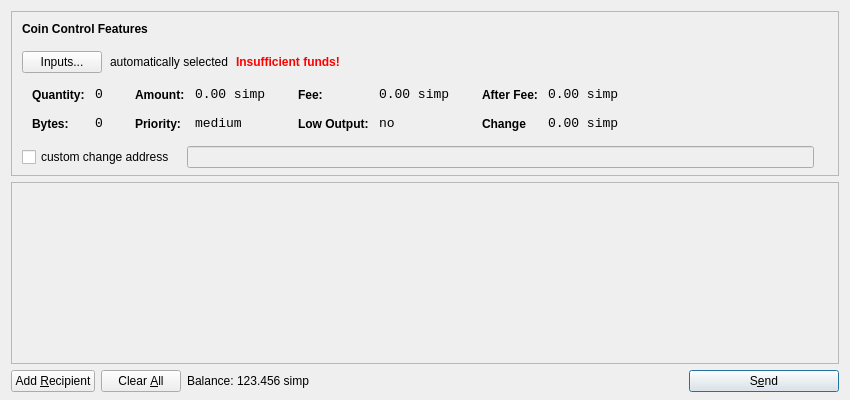
<?xml version="1.0" encoding="UTF-8"?>
<ui version="4.0">
 <class>SendCoinsDialog</class>
 <widget class="QDialog" name="SendCoinsDialog">
  <property name="geometry">
   <rect>
    <x>0</x>
    <y>0</y>
    <width>850</width>
    <height>400</height>
   </rect>
  </property>
  <property name="windowTitle">
   <string>Send Coins</string>
  </property>
  <layout class="QVBoxLayout" name="verticalLayout" stretch="0,1,0">
   <property name="bottomMargin">
    <number>8</number>
   </property>
   <item>
    <widget class="QFrame" name="frameCoinControl">
     <property name="sizePolicy">
      <sizepolicy hsizetype="Expanding" vsizetype="Expanding">
       <horstretch>0</horstretch>
       <verstretch>0</verstretch>
      </sizepolicy>
     </property>
     <property name="maximumSize">
      <size>
       <width>16777215</width>
       <height>16777215</height>
      </size>
     </property>
     <property name="frameShape">
      <enum>QFrame::StyledPanel</enum>
     </property>
     <property name="frameShadow">
      <enum>QFrame::Sunken</enum>
     </property>
     <layout class="QVBoxLayout" name="verticalLayoutCoinControl2">
      <property name="spacing">
       <number>6</number>
      </property>
      <property name="leftMargin">
       <number>0</number>
      </property>
      <property name="topMargin">
       <number>0</number>
      </property>
      <property name="rightMargin">
       <number>0</number>
      </property>
      <property name="bottomMargin">
       <number>6</number>
      </property>
      <item>
       <layout class="QVBoxLayout" name="verticalLayoutCoinControl" stretch="0,0,0,0,1">
        <property name="spacing">
         <number>0</number>
        </property>
        <property name="leftMargin">
         <number>10</number>
        </property>
        <property name="topMargin">
         <number>10</number>
        </property>
        <item>
         <layout class="QHBoxLayout" name="horizontalLayoutCoinControl1">
          <property name="bottomMargin">
           <number>15</number>
          </property>
          <item>
           <widget class="QLabel" name="labelCoinControlFeatures">
            <property name="sizePolicy">
             <sizepolicy hsizetype="Preferred" vsizetype="Maximum">
              <horstretch>0</horstretch>
              <verstretch>0</verstretch>
             </sizepolicy>
            </property>
            <property name="font">
             <font>
              <weight>75</weight>
              <bold>true</bold>
             </font>
            </property>
            <property name="styleSheet">
             <string notr="true">font-weight:bold;</string>
            </property>
            <property name="text">
             <string>Coin Control Features</string>
            </property>
           </widget>
          </item>
         </layout>
        </item>
        <item>
         <layout class="QHBoxLayout" name="horizontalLayoutCoinControl2" stretch="0,0,0,0">
          <property name="spacing">
           <number>8</number>
          </property>
          <property name="bottomMargin">
           <number>10</number>
          </property>
          <item>
           <widget class="QPushButton" name="pushButtonCoinControl">
            <property name="styleSheet">
             <string notr="true"/>
            </property>
            <property name="text">
             <string>Inputs...</string>
            </property>
           </widget>
          </item>
          <item>
           <widget class="QLabel" name="labelCoinControlAutomaticallySelected">
            <property name="text">
             <string>automatically selected</string>
            </property>
            <property name="margin">
             <number>5</number>
            </property>
           </widget>
          </item>
          <item>
           <widget class="QLabel" name="labelCoinControlInsuffFunds">
            <property name="font">
             <font>
              <weight>75</weight>
              <bold>true</bold>
             </font>
            </property>
            <property name="styleSheet">
             <string notr="true">color:red;font-weight:bold;</string>
            </property>
            <property name="text">
             <string>Insufficient funds!</string>
            </property>
            <property name="margin">
             <number>5</number>
            </property>
           </widget>
          </item>
          <item>
           <spacer name="horizontalSpacerCoinControl">
            <property name="orientation">
             <enum>Qt::Horizontal</enum>
            </property>
            <property name="sizeHint" stdset="0">
             <size>
              <width>40</width>
              <height>1</height>
             </size>
            </property>
           </spacer>
          </item>
         </layout>
        </item>
        <item>
         <widget class="QWidget" name="widgetCoinControl" native="true">
          <property name="sizePolicy">
           <sizepolicy hsizetype="Preferred" vsizetype="Preferred">
            <horstretch>0</horstretch>
            <verstretch>0</verstretch>
           </sizepolicy>
          </property>
          <property name="minimumSize">
           <size>
            <width>0</width>
            <height>0</height>
           </size>
          </property>
          <property name="styleSheet">
           <string notr="true"/>
          </property>
          <layout class="QHBoxLayout" name="horizontalLayoutCoinControl5">
           <property name="leftMargin">
            <number>0</number>
           </property>
           <property name="topMargin">
            <number>0</number>
           </property>
           <property name="rightMargin">
            <number>0</number>
           </property>
           <property name="bottomMargin">
            <number>0</number>
           </property>
           <item>
            <layout class="QHBoxLayout" name="horizontalLayoutCoinControl3" stretch="0,0,0,1">
             <property name="spacing">
              <number>20</number>
             </property>
             <property name="topMargin">
              <number>0</number>
             </property>
             <property name="bottomMargin">
              <number>10</number>
             </property>
             <item>
              <layout class="QFormLayout" name="formLayoutCoinControl1">
               <property name="horizontalSpacing">
                <number>10</number>
               </property>
               <property name="verticalSpacing">
                <number>14</number>
               </property>
               <property name="leftMargin">
                <number>10</number>
               </property>
               <property name="topMargin">
                <number>4</number>
               </property>
               <property name="rightMargin">
                <number>6</number>
               </property>
               <item row="0" column="0">
                <widget class="QLabel" name="labelCoinControlQuantityText">
                 <property name="styleSheet">
                  <string notr="true">font-weight:bold;</string>
                 </property>
                 <property name="text">
                  <string>Quantity:</string>
                 </property>
                 <property name="margin">
                  <number>0</number>
                 </property>
                </widget>
               </item>
               <item row="0" column="1">
                <widget class="QLabel" name="labelCoinControlQuantity">
                 <property name="font">
                  <font>
                   <family>Monospace</family>
                   <pointsize>10</pointsize>
                  </font>
                 </property>
                 <property name="cursor">
                  <cursorShape>IBeamCursor</cursorShape>
                 </property>
                 <property name="contextMenuPolicy">
                  <enum>Qt::ActionsContextMenu</enum>
                 </property>
                 <property name="text">
                  <string>0</string>
                 </property>
                 <property name="margin">
                  <number>0</number>
                 </property>
                 <property name="textInteractionFlags">
                  <set>Qt::LinksAccessibleByMouse|Qt::TextSelectableByKeyboard|Qt::TextSelectableByMouse</set>
                 </property>
                </widget>
               </item>
               <item row="1" column="0">
                <widget class="QLabel" name="labelCoinControlBytesText">
                 <property name="styleSheet">
                  <string notr="true">font-weight:bold;</string>
                 </property>
                 <property name="text">
                  <string>Bytes:</string>
                 </property>
                </widget>
               </item>
               <item row="1" column="1">
                <widget class="QLabel" name="labelCoinControlBytes">
                 <property name="font">
                  <font>
                   <family>Monospace</family>
                   <pointsize>10</pointsize>
                  </font>
                 </property>
                 <property name="cursor">
                  <cursorShape>IBeamCursor</cursorShape>
                 </property>
                 <property name="contextMenuPolicy">
                  <enum>Qt::ActionsContextMenu</enum>
                 </property>
                 <property name="text">
                  <string>0</string>
                 </property>
                 <property name="textInteractionFlags">
                  <set>Qt::LinksAccessibleByMouse|Qt::TextSelectableByKeyboard|Qt::TextSelectableByMouse</set>
                 </property>
                </widget>
               </item>
              </layout>
             </item>
             <item>
              <layout class="QFormLayout" name="formLayoutCoinControl2">
               <property name="horizontalSpacing">
                <number>10</number>
               </property>
               <property name="verticalSpacing">
                <number>14</number>
               </property>
               <property name="leftMargin">
                <number>6</number>
               </property>
               <property name="topMargin">
                <number>4</number>
               </property>
               <property name="rightMargin">
                <number>6</number>
               </property>
               <item row="0" column="0">
                <widget class="QLabel" name="labelCoinControlAmountText">
                 <property name="styleSheet">
                  <string notr="true">font-weight:bold;</string>
                 </property>
                 <property name="text">
                  <string>Amount:</string>
                 </property>
                 <property name="margin">
                  <number>0</number>
                 </property>
                </widget>
               </item>
               <item row="0" column="1">
                <widget class="QLabel" name="labelCoinControlAmount">
                 <property name="font">
                  <font>
                   <family>Monospace</family>
                   <pointsize>10</pointsize>
                  </font>
                 </property>
                 <property name="cursor">
                  <cursorShape>IBeamCursor</cursorShape>
                 </property>
                 <property name="contextMenuPolicy">
                  <enum>Qt::ActionsContextMenu</enum>
                 </property>
                 <property name="text">
                  <string>0.00 simp</string>
                 </property>
                 <property name="textInteractionFlags">
                  <set>Qt::LinksAccessibleByMouse|Qt::TextSelectableByKeyboard|Qt::TextSelectableByMouse</set>
                 </property>
                </widget>
               </item>
               <item row="1" column="0">
                <widget class="QLabel" name="labelCoinControlPriorityText">
                 <property name="styleSheet">
                  <string notr="true">font-weight:bold;</string>
                 </property>
                 <property name="text">
                  <string>Priority:</string>
                 </property>
                </widget>
               </item>
               <item row="1" column="1">
                <widget class="QLabel" name="labelCoinControlPriority">
                 <property name="font">
                  <font>
                   <family>Monospace</family>
                   <pointsize>10</pointsize>
                  </font>
                 </property>
                 <property name="cursor">
                  <cursorShape>IBeamCursor</cursorShape>
                 </property>
                 <property name="contextMenuPolicy">
                  <enum>Qt::ActionsContextMenu</enum>
                 </property>
                 <property name="text">
                  <string>medium</string>
                 </property>
                 <property name="textInteractionFlags">
                  <set>Qt::LinksAccessibleByMouse|Qt::TextSelectableByKeyboard|Qt::TextSelectableByMouse</set>
                 </property>
                </widget>
               </item>
              </layout>
             </item>
             <item>
              <layout class="QFormLayout" name="formLayoutCoinControl3">
               <property name="horizontalSpacing">
                <number>10</number>
               </property>
               <property name="verticalSpacing">
                <number>14</number>
               </property>
               <property name="leftMargin">
                <number>6</number>
               </property>
               <property name="topMargin">
                <number>4</number>
               </property>
               <property name="rightMargin">
                <number>6</number>
               </property>
               <item row="0" column="0">
                <widget class="QLabel" name="labelCoinControlFeeText">
                 <property name="styleSheet">
                  <string notr="true">font-weight:bold;</string>
                 </property>
                 <property name="text">
                  <string>Fee:</string>
                 </property>
                 <property name="margin">
                  <number>0</number>
                 </property>
                </widget>
               </item>
               <item row="0" column="1">
                <widget class="QLabel" name="labelCoinControlFee">
                 <property name="font">
                  <font>
                   <family>Monospace</family>
                   <pointsize>10</pointsize>
                  </font>
                 </property>
                 <property name="cursor">
                  <cursorShape>IBeamCursor</cursorShape>
                 </property>
                 <property name="contextMenuPolicy">
                  <enum>Qt::ActionsContextMenu</enum>
                 </property>
                 <property name="text">
                  <string>0.00 simp</string>
                 </property>
                 <property name="textInteractionFlags">
                  <set>Qt::LinksAccessibleByMouse|Qt::TextSelectableByKeyboard|Qt::TextSelectableByMouse</set>
                 </property>
                </widget>
               </item>
               <item row="1" column="0">
                <widget class="QLabel" name="labelCoinControlLowOutputText">
                 <property name="styleSheet">
                  <string notr="true">font-weight:bold;</string>
                 </property>
                 <property name="text">
                  <string>Low Output:</string>
                 </property>
                </widget>
               </item>
               <item row="1" column="1">
                <widget class="QLabel" name="labelCoinControlLowOutput">
                 <property name="font">
                  <font>
                   <family>Monospace</family>
                   <pointsize>10</pointsize>
                  </font>
                 </property>
                 <property name="cursor">
                  <cursorShape>IBeamCursor</cursorShape>
                 </property>
                 <property name="contextMenuPolicy">
                  <enum>Qt::ActionsContextMenu</enum>
                 </property>
                 <property name="text">
                  <string>no</string>
                 </property>
                 <property name="textInteractionFlags">
                  <set>Qt::LinksAccessibleByMouse|Qt::TextSelectableByKeyboard|Qt::TextSelectableByMouse</set>
                 </property>
                </widget>
               </item>
              </layout>
             </item>
             <item>
              <layout class="QFormLayout" name="formLayoutCoinControl4">
               <property name="horizontalSpacing">
                <number>10</number>
               </property>
               <property name="verticalSpacing">
                <number>14</number>
               </property>
               <property name="leftMargin">
                <number>6</number>
               </property>
               <property name="topMargin">
                <number>4</number>
               </property>
               <property name="rightMargin">
                <number>6</number>
               </property>
               <item row="0" column="0">
                <widget class="QLabel" name="labelCoinControlAfterFeeText">
                 <property name="styleSheet">
                  <string notr="true">font-weight:bold;</string>
                 </property>
                 <property name="text">
                  <string>After Fee:</string>
                 </property>
                 <property name="margin">
                  <number>0</number>
                 </property>
                </widget>
               </item>
               <item row="0" column="1">
                <widget class="QLabel" name="labelCoinControlAfterFee">
                 <property name="font">
                  <font>
                   <family>Monospace</family>
                   <pointsize>10</pointsize>
                  </font>
                 </property>
                 <property name="cursor">
                  <cursorShape>IBeamCursor</cursorShape>
                 </property>
                 <property name="contextMenuPolicy">
                  <enum>Qt::ActionsContextMenu</enum>
                 </property>
                 <property name="text">
                  <string>0.00 simp</string>
                 </property>
                 <property name="textInteractionFlags">
                  <set>Qt::LinksAccessibleByMouse|Qt::TextSelectableByKeyboard|Qt::TextSelectableByMouse</set>
                 </property>
                </widget>
               </item>
               <item row="1" column="0">
                <widget class="QLabel" name="labelCoinControlChangeText">
                 <property name="styleSheet">
                  <string notr="true">font-weight:bold;</string>
                 </property>
                 <property name="text">
                  <string>Change</string>
                 </property>
                </widget>
               </item>
               <item row="1" column="1">
                <widget class="QLabel" name="labelCoinControlChange">
                 <property name="font">
                  <font>
                   <family>Monospace</family>
                   <pointsize>10</pointsize>
                  </font>
                 </property>
                 <property name="cursor">
                  <cursorShape>IBeamCursor</cursorShape>
                 </property>
                 <property name="contextMenuPolicy">
                  <enum>Qt::ActionsContextMenu</enum>
                 </property>
                 <property name="text">
                  <string>0.00 simp</string>
                 </property>
                 <property name="textInteractionFlags">
                  <set>Qt::LinksAccessibleByMouse|Qt::TextSelectableByKeyboard|Qt::TextSelectableByMouse</set>
                 </property>
                </widget>
               </item>
              </layout>
             </item>
            </layout>
           </item>
          </layout>
         </widget>
        </item>
        <item>
         <layout class="QHBoxLayout" name="horizontalLayoutCoinControl4" stretch="0,0,0">
          <property name="spacing">
           <number>12</number>
          </property>
          <property name="sizeConstraint">
           <enum>QLayout::SetDefaultConstraint</enum>
          </property>
          <property name="topMargin">
           <number>5</number>
          </property>
          <property name="rightMargin">
           <number>5</number>
          </property>
          <item>
           <widget class="QCheckBox" name="checkBoxCoinControlChange">
            <property name="text">
             <string>custom change address</string>
            </property>
           </widget>
          </item>
          <item>
           <widget class="QLineEdit" name="lineEditCoinControlChange">
            <property name="enabled">
             <bool>false</bool>
            </property>
            <property name="sizePolicy">
             <sizepolicy hsizetype="Expanding" vsizetype="Fixed">
              <horstretch>0</horstretch>
              <verstretch>0</verstretch>
             </sizepolicy>
            </property>
           </widget>
          </item>
          <item>
           <widget class="QLabel" name="labelCoinControlChangeLabel">
            <property name="sizePolicy">
             <sizepolicy hsizetype="Preferred" vsizetype="Expanding">
              <horstretch>0</horstretch>
              <verstretch>0</verstretch>
             </sizepolicy>
            </property>
            <property name="minimumSize">
             <size>
              <width>0</width>
              <height>0</height>
             </size>
            </property>
            <property name="text">
             <string/>
            </property>
            <property name="margin">
             <number>3</number>
            </property>
           </widget>
          </item>
         </layout>
        </item>
        <item>
         <spacer name="verticalSpacerCoinControl">
          <property name="orientation">
           <enum>Qt::Vertical</enum>
          </property>
          <property name="sizeHint" stdset="0">
           <size>
            <width>800</width>
            <height>1</height>
           </size>
          </property>
         </spacer>
        </item>
       </layout>
      </item>
     </layout>
    </widget>
   </item>
   <item>
    <widget class="QScrollArea" name="scrollArea">
     <property name="widgetResizable">
      <bool>true</bool>
     </property>
     <widget class="QWidget" name="scrollAreaWidgetContents">
      <property name="geometry">
       <rect>
        <x>0</x>
        <y>0</y>
        <width>828</width>
        <height>162</height>
       </rect>
      </property>
      <layout class="QVBoxLayout" name="verticalLayout_2">
       <property name="leftMargin">
        <number>0</number>
       </property>
       <property name="topMargin">
        <number>0</number>
       </property>
       <property name="rightMargin">
        <number>0</number>
       </property>
       <property name="bottomMargin">
        <number>0</number>
       </property>
       <item>
        <layout class="QVBoxLayout" name="entries">
         <property name="spacing">
          <number>6</number>
         </property>
        </layout>
       </item>
       <item>
        <spacer name="verticalSpacer">
         <property name="orientation">
          <enum>Qt::Vertical</enum>
         </property>
         <property name="sizeHint" stdset="0">
          <size>
           <width>20</width>
           <height>40</height>
          </size>
         </property>
        </spacer>
       </item>
      </layout>
     </widget>
    </widget>
   </item>
   <item>
    <layout class="QHBoxLayout" name="horizontalLayout">
     <item>
      <widget class="QPushButton" name="addButton">
       <property name="toolTip">
        <string>Send to multiple recipients at once</string>
       </property>
       <property name="text">
        <string>Add &amp;Recipient</string>
       </property>
       <property name="icon">
        <iconset resource="../bitcoin.qrc">
         <normaloff>:/icons/add</normaloff>:/icons/add</iconset>
       </property>
       <property name="autoDefault">
        <bool>false</bool>
       </property>
      </widget>
     </item>
     <item>
      <widget class="QPushButton" name="clearButton">
       <property name="sizePolicy">
        <sizepolicy hsizetype="Minimum" vsizetype="Fixed">
         <horstretch>0</horstretch>
         <verstretch>0</verstretch>
        </sizepolicy>
       </property>
       <property name="toolTip">
        <string>Remove all transaction fields</string>
       </property>
       <property name="text">
        <string>Clear &amp;All</string>
       </property>
       <property name="icon">
        <iconset resource="../bitcoin.qrc">
         <normaloff>:/icons/remove</normaloff>:/icons/remove</iconset>
       </property>
       <property name="autoRepeatDelay">
        <number>300</number>
       </property>
       <property name="autoDefault">
        <bool>false</bool>
       </property>
      </widget>
     </item>
     <item>
      <layout class="QHBoxLayout" name="horizontalLayout_2">
       <property name="spacing">
        <number>3</number>
       </property>
       <item>
        <widget class="QLabel" name="label">
         <property name="sizePolicy">
          <sizepolicy hsizetype="Preferred" vsizetype="Fixed">
           <horstretch>0</horstretch>
           <verstretch>0</verstretch>
          </sizepolicy>
         </property>
         <property name="text">
          <string>Balance:</string>
         </property>
        </widget>
       </item>
       <item>
        <widget class="QLabel" name="labelBalance">
         <property name="sizePolicy">
          <sizepolicy hsizetype="Preferred" vsizetype="Fixed">
           <horstretch>0</horstretch>
           <verstretch>0</verstretch>
          </sizepolicy>
         </property>
         <property name="cursor">
          <cursorShape>IBeamCursor</cursorShape>
         </property>
         <property name="text">
          <string>123.456 simp</string>
         </property>
         <property name="textInteractionFlags">
          <set>Qt::LinksAccessibleByMouse|Qt::TextSelectableByKeyboard|Qt::TextSelectableByMouse</set>
         </property>
        </widget>
       </item>
      </layout>
     </item>
     <item>
      <spacer name="horizontalSpacer">
       <property name="orientation">
        <enum>Qt::Horizontal</enum>
       </property>
       <property name="sizeHint" stdset="0">
        <size>
         <width>40</width>
         <height>20</height>
        </size>
       </property>
      </spacer>
     </item>
     <item>
      <widget class="QPushButton" name="sendButton">
       <property name="minimumSize">
        <size>
         <width>150</width>
         <height>0</height>
        </size>
       </property>
       <property name="toolTip">
        <string>Confirm the send action</string>
       </property>
       <property name="text">
        <string>S&amp;end</string>
       </property>
       <property name="icon">
        <iconset resource="../bitcoin.qrc">
         <normaloff>:/icons/send</normaloff>:/icons/send</iconset>
       </property>
       <property name="default">
        <bool>true</bool>
       </property>
      </widget>
     </item>
    </layout>
   </item>
  </layout>
 </widget>
 <resources>
  <include location="../bitcoin.qrc"/>
 </resources>
 <connections/>
</ui>
